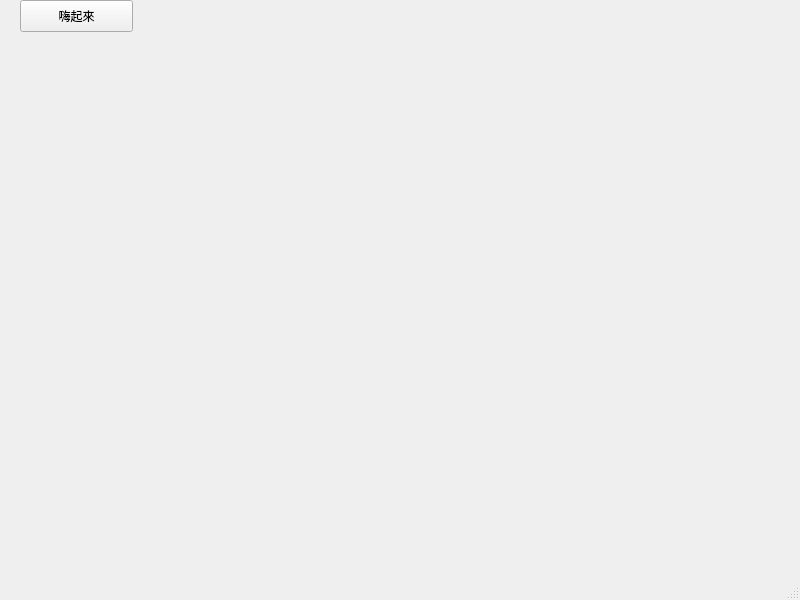
<?xml version="1.0" encoding="UTF-8"?>
<ui version="4.0">
 <class>MainWindow</class>
 <widget class="QMainWindow" name="MainWindow">
  <property name="geometry">
   <rect>
    <x>0</x>
    <y>0</y>
    <width>800</width>
    <height>600</height>
   </rect>
  </property>
  <property name="windowTitle">
   <string>MainWindow</string>
  </property>
  <widget class="QWidget" name="centralwidget">
   <widget class="QPushButton" name="Test_Button">
    <property name="geometry">
     <rect>
      <x>20</x>
      <y>0</y>
      <width>113</width>
      <height>32</height>
     </rect>
    </property>
    <property name="text">
     <string>嗨起來</string>
    </property>
   </widget>
  </widget>
  <widget class="QMenuBar" name="menubar">
   <property name="geometry">
    <rect>
     <x>0</x>
     <y>0</y>
     <width>800</width>
     <height>22</height>
    </rect>
   </property>
  </widget>
  <widget class="QStatusBar" name="statusbar"/>
 </widget>
 <resources/>
 <connections/>
</ui>
